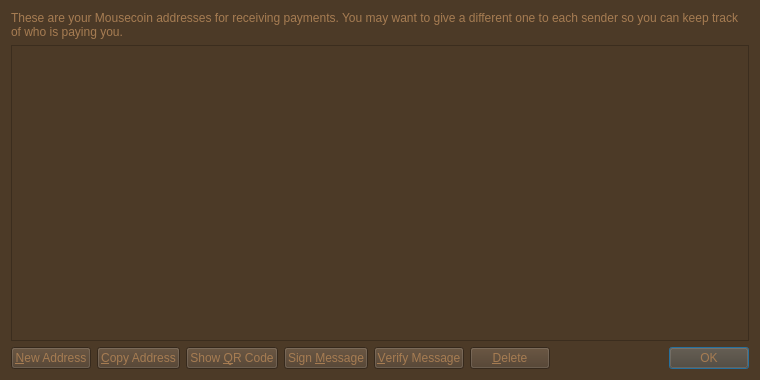
<?xml version="1.0" encoding="UTF-8"?>
<ui version="4.0">
 <class>AddressBookPage</class>
 <widget class="QWidget" name="AddressBookPage">
  <property name="geometry">
   <rect>
    <x>0</x>
    <y>0</y>
    <width>760</width>
    <height>380</height>
   </rect>
  </property>
  <property name="windowTitle">
   <string>Address Book</string>
  </property>
  <property name="styleSheet">
   <string notr="true">background-color: rgb(76, 58, 39);
color: rgb(166, 124, 82);</string>
  </property>
  <layout class="QVBoxLayout" name="verticalLayout">
   <item>
    <widget class="QLabel" name="labelExplanation">
     <property name="text">
      <string>These are your Mousecoin addresses for receiving payments. You may want to give a different one to each sender so you can keep track of who is paying you.</string>
     </property>
     <property name="textFormat">
      <enum>Qt::PlainText</enum>
     </property>
     <property name="wordWrap">
      <bool>true</bool>
     </property>
    </widget>
   </item>
   <item>
    <widget class="QTableView" name="tableView">
     <property name="contextMenuPolicy">
      <enum>Qt::CustomContextMenu</enum>
     </property>
     <property name="toolTip">
      <string>Double-click to edit address or label</string>
     </property>
     <property name="tabKeyNavigation">
      <bool>false</bool>
     </property>
     <property name="alternatingRowColors">
      <bool>true</bool>
     </property>
     <property name="selectionMode">
      <enum>QAbstractItemView::SingleSelection</enum>
     </property>
     <property name="selectionBehavior">
      <enum>QAbstractItemView::SelectRows</enum>
     </property>
     <property name="sortingEnabled">
      <bool>true</bool>
     </property>
     <attribute name="verticalHeaderVisible">
      <bool>false</bool>
     </attribute>
    </widget>
   </item>
   <item>
    <layout class="QHBoxLayout" name="horizontalLayout">
     <item>
      <widget class="QPushButton" name="newAddressButton">
       <property name="toolTip">
        <string>Create a new address</string>
       </property>
       <property name="text">
        <string>&amp;New Address</string>
       </property>
       <property name="icon">
        <iconset resource="../bitcoin.qrc">
         <normaloff>:/icons/add</normaloff>:/icons/add</iconset>
       </property>
      </widget>
     </item>
     <item>
      <widget class="QPushButton" name="copyToClipboard">
       <property name="toolTip">
        <string>Copy the currently selected address to the system clipboard</string>
       </property>
       <property name="text">
        <string>&amp;Copy Address</string>
       </property>
       <property name="icon">
        <iconset resource="../bitcoin.qrc">
         <normaloff>:/icons/editcopy</normaloff>:/icons/editcopy</iconset>
       </property>
      </widget>
     </item>
     <item>
      <widget class="QPushButton" name="showQRCode">
       <property name="text">
        <string>Show &amp;QR Code</string>
       </property>
       <property name="icon">
        <iconset resource="../bitcoin.qrc">
         <normaloff>:/icons/qrcode</normaloff>:/icons/qrcode</iconset>
       </property>
      </widget>
     </item>
     <item>
      <widget class="QPushButton" name="signMessage">
       <property name="toolTip">
        <string>Sign a message to prove you own a Mousecoin address</string>
       </property>
       <property name="text">
        <string>Sign &amp;Message</string>
       </property>
       <property name="icon">
        <iconset resource="../bitcoin.qrc">
         <normaloff>:/icons/edit</normaloff>:/icons/edit</iconset>
       </property>
      </widget>
     </item>
     <item>
      <widget class="QPushButton" name="verifyMessage">
       <property name="toolTip">
        <string>Verify a message to ensure it was signed with a specified Mousecoin address</string>
       </property>
       <property name="text">
        <string>&amp;Verify Message</string>
       </property>
       <property name="icon">
        <iconset resource="../bitcoin.qrc">
         <normaloff>:/icons/transaction_0</normaloff>:/icons/transaction_0</iconset>
       </property>
      </widget>
     </item>
     <item>
      <widget class="QPushButton" name="deleteButton">
       <property name="toolTip">
        <string>Delete the currently selected address from the list</string>
       </property>
       <property name="text">
        <string>&amp;Delete</string>
       </property>
       <property name="icon">
        <iconset resource="../bitcoin.qrc">
         <normaloff>:/icons/remove</normaloff>:/icons/remove</iconset>
       </property>
      </widget>
     </item>
     <item>
      <spacer name="horizontalSpacer">
       <property name="orientation">
        <enum>Qt::Horizontal</enum>
       </property>
       <property name="sizeHint" stdset="0">
        <size>
         <width>40</width>
         <height>20</height>
        </size>
       </property>
      </spacer>
     </item>
     <item>
      <widget class="QDialogButtonBox" name="buttonBox">
       <property name="sizePolicy">
        <sizepolicy hsizetype="Maximum" vsizetype="Fixed">
         <horstretch>0</horstretch>
         <verstretch>0</verstretch>
        </sizepolicy>
       </property>
       <property name="standardButtons">
        <set>QDialogButtonBox::Ok</set>
       </property>
      </widget>
     </item>
    </layout>
   </item>
  </layout>
 </widget>
 <resources>
  <include location="../bitcoin.qrc"/>
 </resources>
 <connections/>
</ui>
